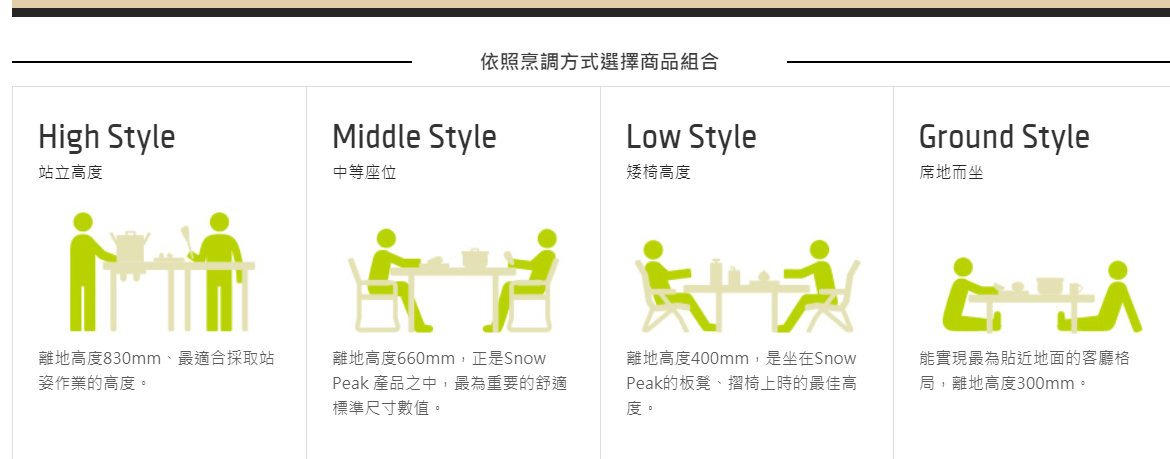
#> input picture opencv/sample.png, 1170 x 459 px
$ python trans2grayscale.py
#> lines starting #> are read from the running program, lines starting #| are printed output that depends on the picture
import cv2

img = cv2.imread('sample.png', 2)
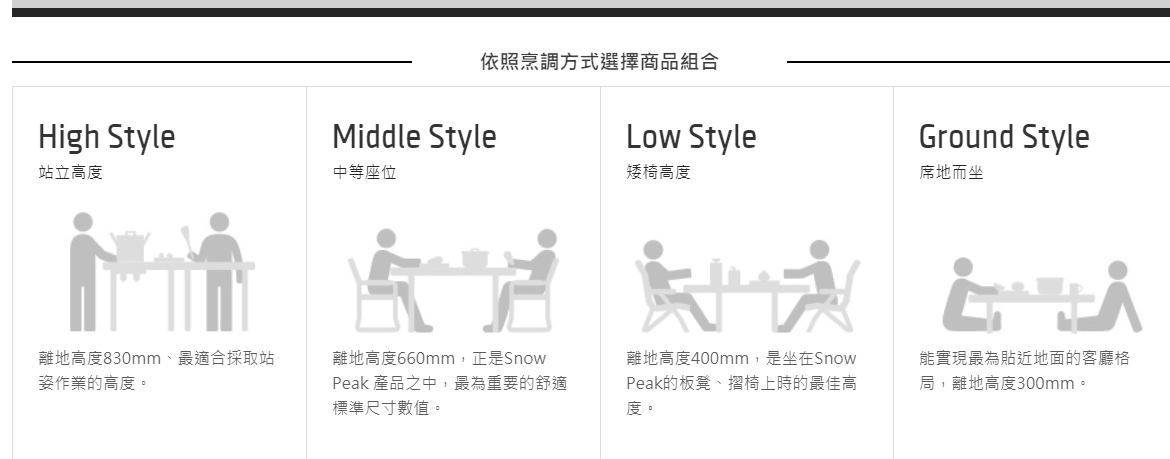
#> img: shape (459, 1170); min 0, max 255, mean 241.5

if cv2.imwrite("grayscale.png", img):
    msg = "Write Success"
else:
    msg = "Write Failure"

cv2.imshow(msg, img)

cv2.waitKey()
cv2.destroyAllWindows()
